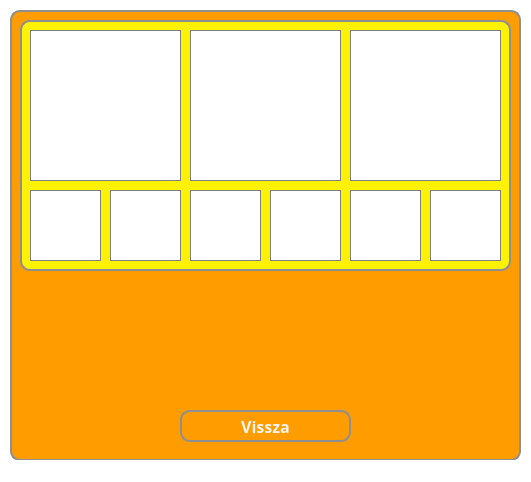
<?xml version="1.0" encoding="UTF-8"?>
<ui version="4.0">
 <class>MainWindow</class>
 <widget class="QMainWindow" name="MainWindow">
  <property name="geometry">
   <rect>
    <x>0</x>
    <y>0</y>
    <width>531</width>
    <height>482</height>
   </rect>
  </property>
  <property name="windowTitle">
   <string>Eredmények</string>
  </property>
  <property name="styleSheet">
   <string notr="true">* {
	background-color: white;
}</string>
  </property>
  <widget class="QWidget" name="centralwidget">
   <widget class="QWidget" name="widget" native="true">
    <property name="geometry">
     <rect>
      <x>10</x>
      <y>10</y>
      <width>511</width>
      <height>451</height>
     </rect>
    </property>
    <property name="styleSheet">
     <string notr="true">* {
	background-color: #FF9C00;
	border: 2px solid #8f8f91;
	border-radius: 10px;
	color: rgb(100, 100, 200);
	font-size: 16px;
	font-weight: bold;
}</string>
    </property>
    <widget class="QLabel" name="userScore">
     <property name="geometry">
      <rect>
       <x>90</x>
       <y>300</y>
       <width>331</width>
       <height>81</height>
      </rect>
     </property>
     <property name="styleSheet">
      <string notr="true">* {
	color: whitesmoke;
	border: 0px;
}</string>
     </property>
     <property name="text">
      <string/>
     </property>
     <property name="alignment">
      <set>Qt::AlignCenter</set>
     </property>
     <property name="wordWrap">
      <bool>true</bool>
     </property>
    </widget>
    <widget class="QPushButton" name="backButton">
     <property name="geometry">
      <rect>
       <x>170</x>
       <y>400</y>
       <width>171</width>
       <height>32</height>
      </rect>
     </property>
     <property name="font">
      <font>
       <family>Corbel</family>
       <pointsize>-1</pointsize>
       <bold>true</bold>
      </font>
     </property>
     <property name="styleSheet">
      <string notr="true">* {
	background-color: #FF9C00;
	color: whitesmoke;
}

*:hover {
	background-color: #FFF200;
	color: #8f8f91;
}</string>
     </property>
     <property name="text">
      <string>Vissza</string>
     </property>
    </widget>
    <widget class="QWidget" name="widget_2" native="true">
     <property name="geometry">
      <rect>
       <x>10</x>
       <y>10</y>
       <width>491</width>
       <height>251</height>
      </rect>
     </property>
     <property name="styleSheet">
      <string notr="true">* {
	background-color: #FFF200;
}</string>
     </property>
     <widget class="QFrame" name="learnMedal">
      <property name="geometry">
       <rect>
        <x>10</x>
        <y>10</y>
        <width>151</width>
        <height>151</height>
       </rect>
      </property>
      <property name="styleSheet">
       <string notr="true">* {
border: 1px solid grey;
border-radius: 0px;
background-color: white;
}</string>
      </property>
      <property name="frameShape">
       <enum>QFrame::StyledPanel</enum>
      </property>
      <property name="frameShadow">
       <enum>QFrame::Raised</enum>
      </property>
     </widget>
     <widget class="QFrame" name="quizMedal">
      <property name="geometry">
       <rect>
        <x>170</x>
        <y>10</y>
        <width>151</width>
        <height>151</height>
       </rect>
      </property>
      <property name="styleSheet">
       <string notr="true">* {
border: 1px solid grey;
border-radius: 0px;
background-color: white;
}</string>
      </property>
      <property name="frameShape">
       <enum>QFrame::StyledPanel</enum>
      </property>
      <property name="frameShadow">
       <enum>QFrame::Raised</enum>
      </property>
     </widget>
     <widget class="QFrame" name="emailMedal">
      <property name="geometry">
       <rect>
        <x>330</x>
        <y>10</y>
        <width>151</width>
        <height>151</height>
       </rect>
      </property>
      <property name="styleSheet">
       <string notr="true">* {
border: 1px solid grey;
border-radius: 0px;
background-color: white;
}</string>
      </property>
      <property name="frameShape">
       <enum>QFrame::StyledPanel</enum>
      </property>
      <property name="frameShadow">
       <enum>QFrame::Raised</enum>
      </property>
     </widget>
     <widget class="QFrame" name="badge01">
      <property name="geometry">
       <rect>
        <x>10</x>
        <y>170</y>
        <width>71</width>
        <height>71</height>
       </rect>
      </property>
      <property name="styleSheet">
       <string notr="true">* {
border: 1px solid grey;
border-radius: 0px;
background-color: white;
}</string>
      </property>
      <property name="frameShape">
       <enum>QFrame::StyledPanel</enum>
      </property>
      <property name="frameShadow">
       <enum>QFrame::Raised</enum>
      </property>
     </widget>
     <widget class="QFrame" name="badge02">
      <property name="geometry">
       <rect>
        <x>90</x>
        <y>170</y>
        <width>71</width>
        <height>71</height>
       </rect>
      </property>
      <property name="styleSheet">
       <string notr="true">* {
border: 1px solid grey;
border-radius: 0px;
background-color: white;
}</string>
      </property>
      <property name="frameShape">
       <enum>QFrame::StyledPanel</enum>
      </property>
      <property name="frameShadow">
       <enum>QFrame::Raised</enum>
      </property>
     </widget>
     <widget class="QFrame" name="badge03">
      <property name="geometry">
       <rect>
        <x>170</x>
        <y>170</y>
        <width>71</width>
        <height>71</height>
       </rect>
      </property>
      <property name="styleSheet">
       <string notr="true">* {
border: 1px solid grey;
border-radius: 0px;
background-color: white;
}</string>
      </property>
      <property name="frameShape">
       <enum>QFrame::StyledPanel</enum>
      </property>
      <property name="frameShadow">
       <enum>QFrame::Raised</enum>
      </property>
     </widget>
     <widget class="QFrame" name="badge04">
      <property name="geometry">
       <rect>
        <x>250</x>
        <y>170</y>
        <width>71</width>
        <height>71</height>
       </rect>
      </property>
      <property name="styleSheet">
       <string notr="true">* {
border: 1px solid grey;
border-radius: 0px;
background-color: white;
}</string>
      </property>
      <property name="frameShape">
       <enum>QFrame::StyledPanel</enum>
      </property>
      <property name="frameShadow">
       <enum>QFrame::Raised</enum>
      </property>
     </widget>
     <widget class="QFrame" name="badge05">
      <property name="geometry">
       <rect>
        <x>330</x>
        <y>170</y>
        <width>71</width>
        <height>71</height>
       </rect>
      </property>
      <property name="styleSheet">
       <string notr="true">* {
border: 1px solid grey;
border-radius: 0px;
background-color: white;
}</string>
      </property>
      <property name="frameShape">
       <enum>QFrame::StyledPanel</enum>
      </property>
      <property name="frameShadow">
       <enum>QFrame::Raised</enum>
      </property>
     </widget>
     <widget class="QFrame" name="badge06">
      <property name="geometry">
       <rect>
        <x>410</x>
        <y>170</y>
        <width>71</width>
        <height>71</height>
       </rect>
      </property>
      <property name="styleSheet">
       <string notr="true">* {
border: 1px solid grey;
border-radius: 0px;
background-color: white;
}</string>
      </property>
      <property name="frameShape">
       <enum>QFrame::StyledPanel</enum>
      </property>
      <property name="frameShadow">
       <enum>QFrame::Raised</enum>
      </property>
     </widget>
    </widget>
   </widget>
  </widget>
  <widget class="QStatusBar" name="statusbar"/>
 </widget>
 <resources/>
 <connections/>
</ui>
